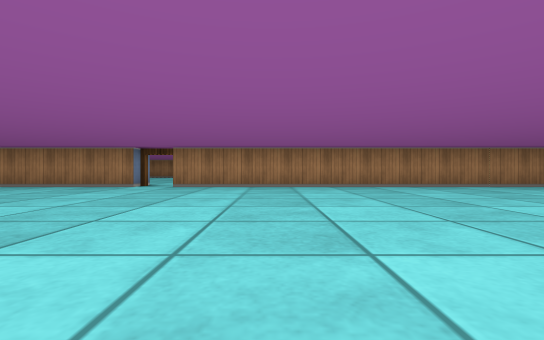
view 1 (above)

17 first-person views from a walk through a cub3D level. The camera is about half as high as the walls, looks level and sees 85° across. The floor is counted in squares. Each view is taken from the middle of a square. On the plan, view 1 faces up. The plan holds only what a view shows up to about 9 squares ahead; the rest is blank.

view 2
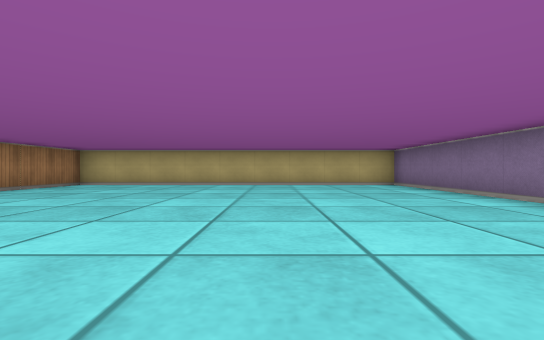

view 3
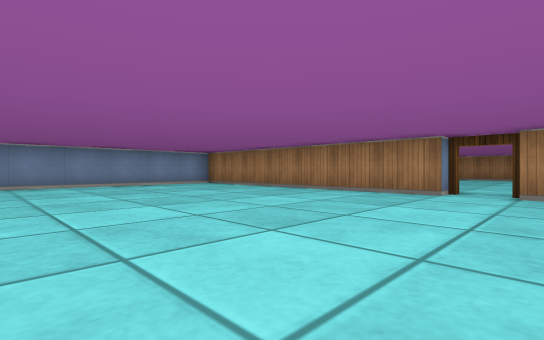

view 4
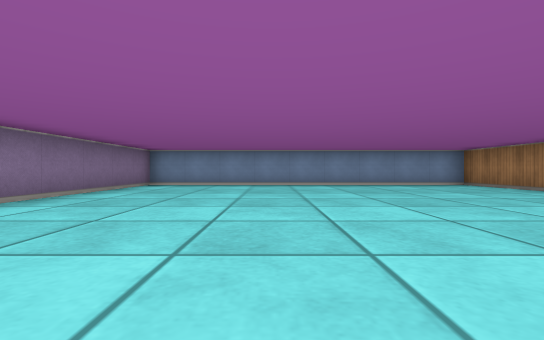

view 5
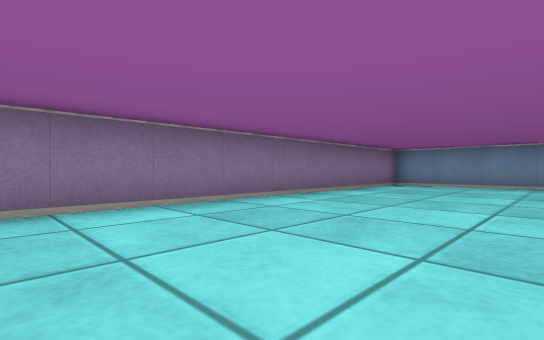

view 6
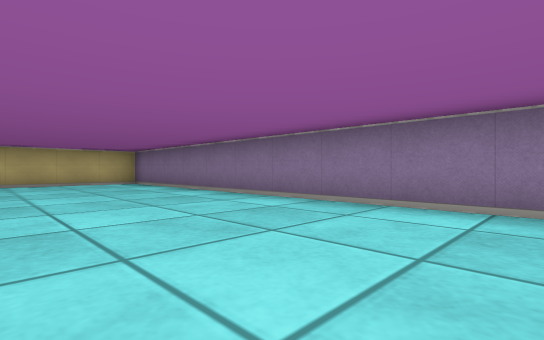

view 7
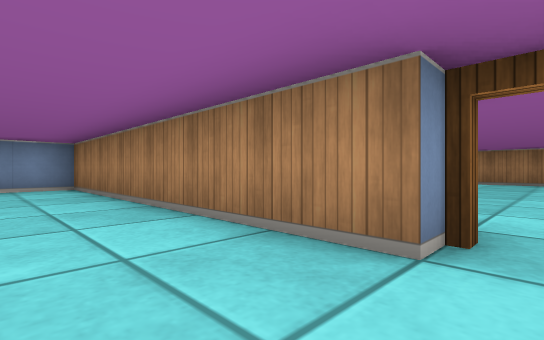

view 8
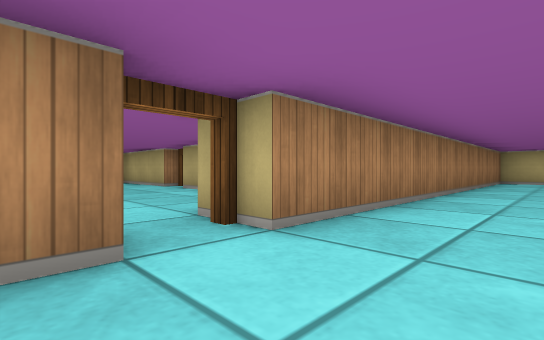

view 9
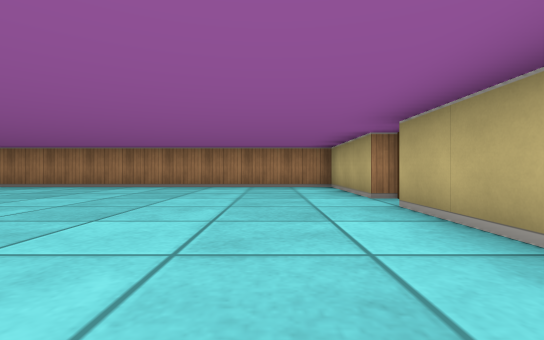

view 10
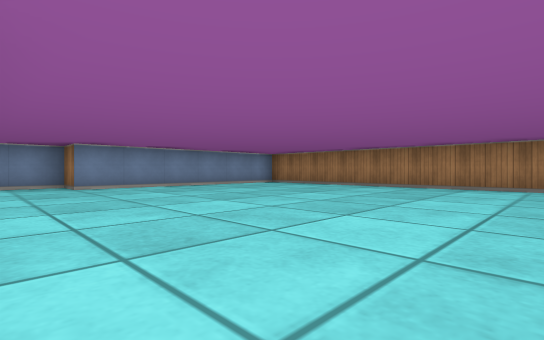

view 11
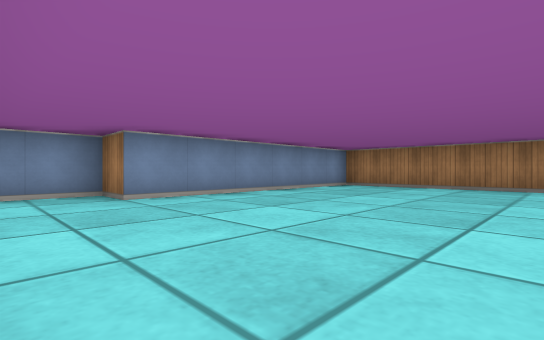

view 12
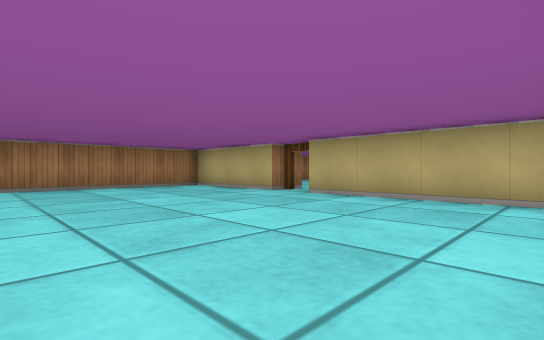

view 13
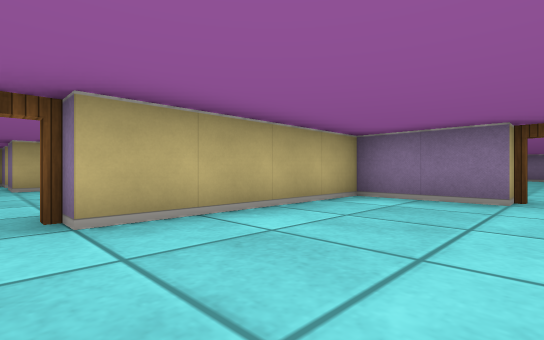

view 14
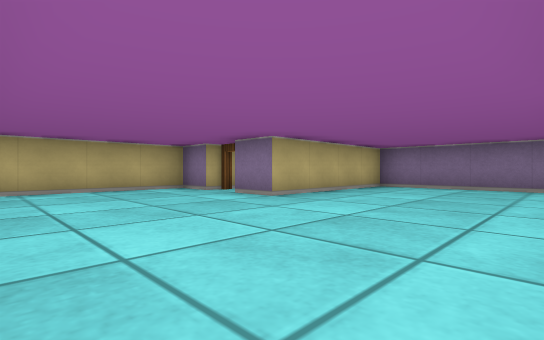

view 15
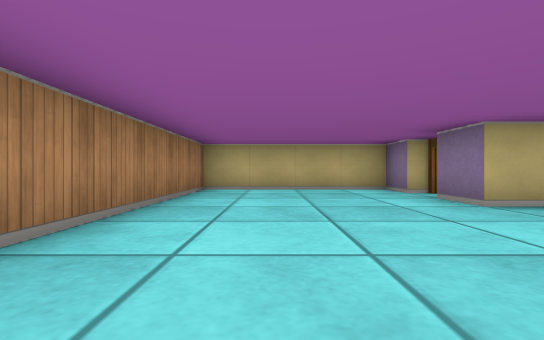

view 16
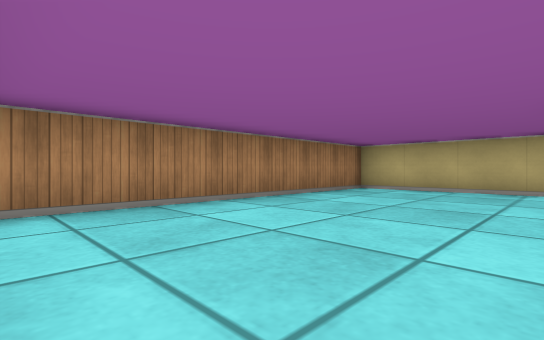

view 17
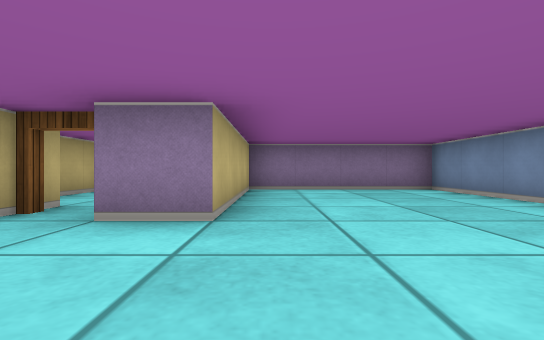

### Floor plan
Points are (right, up) in squares from view 1. A wall is a line through its corners. A room is listed if a view was taken in it or the views show most of it. See-through windows are left out.
Room 1 (views 1, 2, 3, 4, 5, 6, 7, 8)
walls: (-3.5, 7.5) (-10.5, 7.5) (-10.5, -1.5) (7.5, -1.5) (7.5, 7.5) (-2.5, 7.5)
ways out: open door at (-3, 8) to room 2
Room 2 (views 9, 10, 11, 12, 13)
walls: (-2.5, 8.5) (-0.5, 8.5) (-0.5, 12.5); (-0.5, 13.5) (-0.5, 16.5) (-9.5, 16.5) (-9.5, 10.5) (-10.5, 10.5) (-10.5, 9.1)
ways out: open door at (-3, 8) to room 1; open door at (0, 13) to room 3
Room 3 (views 14, 15, 16, 17)
walls: (0.5, 11.2) (0.5, 8.5) (4.5, 8.5) (4.5, 12.5) (5.5, 12.5); (6.5, 12.5) (7.5, 12.5) (7.5, 16.5) (1.1, 16.5)
ways out: open door at (0, 13) to room 2; open door at (6, 12)

Where each view was taken, in squares from view 1:
view 1: 0 up, 0 right, facing up
view 2: 2 up, 1 left, facing right
view 3: 2 up, 2 left, facing up-left
view 4: 2 up, 2 left, facing left
view 5: 2 up, 2 left, facing down-left
view 6: 2 up, 2 left, facing down-right
view 7: 6 up, 3 left, facing up-left
view 8: 6 up, 4 left, facing up-right
view 9: 9 up, 2 left, facing up
view 10: 9 up, 2 left, facing up-left
view 11: 9 up, 5 left, facing up-left
view 12: 9 up, 5 left, facing up-right
view 13: 13 up, 3 left, facing down-right
view 14: 16 up, 1 right, facing down-right
view 15: 15 up, 1 right, facing right
view 16: 13 up, 1 right, facing up-right
view 17: 15 up, 4 right, facing down
